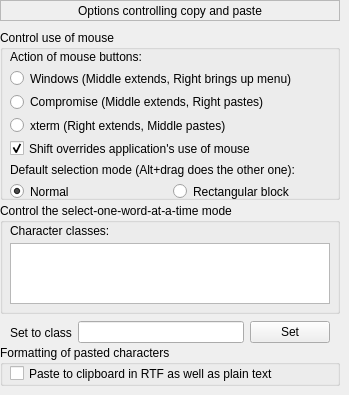
   <widget class="QWidget" name="page_11">
    <widget class="QLabel" name="label_52">
     <property name="geometry">
      <rect>
       <x>0</x>
       <y>0</y>
       <width>340</width>
       <height>21</height>
      </rect>
     </property>
     <property name="frameShape">
      <enum>QFrame::StyledPanel</enum>
     </property>
     <property name="text">
      <string>Options controlling copy and paste</string>
     </property>
     <property name="alignment">
      <set>Qt::AlignCenter</set>
     </property>
    </widget>
    <widget class="QGroupBox" name="groupBox_26">
     <property name="geometry">
      <rect>
       <x>0</x>
       <y>30</y>
       <width>340</width>
       <height>170</height>
      </rect>
     </property>
     <property name="title">
      <string>Control use of mouse</string>
     </property>
     <widget class="QWidget" name="layoutWidget21">
      <property name="geometry">
       <rect>
        <x>10</x>
        <y>20</y>
        <width>320</width>
        <height>151</height>
       </rect>
      </property>
      <layout class="QVBoxLayout" name="verticalLayout_11">
       <item>
        <widget class="QLabel" name="label_53">
         <property name="text">
          <string>Action of mouse buttons:</string>
         </property>
        </widget>
       </item>
       <item>
        <widget class="QRadioButton" name="rb_cpmouseaction_windows">
         <property name="text">
          <string>Windows (Middle extends, Right brings up menu)</string>
         </property>
        </widget>
       </item>
       <item>
        <widget class="QRadioButton" name="rb_cpmouseaction_compromise">
         <property name="text">
          <string>Compromise (Middle extends, Right pastes)</string>
         </property>
         <property name="checked">
          <bool>false</bool>
         </property>
         <property name="autoRepeat">
          <bool>false</bool>
         </property>
        </widget>
       </item>
       <item>
        <widget class="QRadioButton" name="rb_cpmouseaction_xterm">
         <property name="text">
          <string>xterm (Right extends, Middle pastes)</string>
         </property>
        </widget>
       </item>
       <item>
        <widget class="QCheckBox" name="chb_cpmouseaction_shift">
         <property name="text">
          <string>Shift overrides application's use of mouse</string>
         </property>
         <property name="checked">
          <bool>true</bool>
         </property>
        </widget>
       </item>
       <item>
        <widget class="QLabel" name="label_54">
         <property name="text">
          <string>Default selection mode (Alt+drag does the other one):</string>
         </property>
        </widget>
       </item>
       <item>
        <layout class="QHBoxLayout" name="horizontalLayout_10">
         <item>
          <widget class="QRadioButton" name="rb_cpmouseaction_defaultnormal">
           <property name="text">
            <string>Normal</string>
           </property>
           <property name="checked">
            <bool>true</bool>
           </property>
           <attribute name="buttonGroup">
            <string notr="true">buttonGroup_9</string>
           </attribute>
          </widget>
         </item>
         <item>
          <widget class="QRadioButton" name="rb_cpmouseaction_defaultrect">
           <property name="text">
            <string>Rectangular block</string>
           </property>
           <attribute name="buttonGroup">
            <string notr="true">buttonGroup_9</string>
           </attribute>
          </widget>
         </item>
        </layout>
       </item>
      </layout>
     </widget>
    </widget>
    <widget class="QGroupBox" name="groupBox_27">
     <property name="geometry">
      <rect>
       <x>0</x>
       <y>203</y>
       <width>340</width>
       <height>111</height>
      </rect>
     </property>
     <property name="title">
      <string>Control the select-one-word-at-a-time mode</string>
     </property>
     <widget class="QLabel" name="label_55">
      <property name="geometry">
       <rect>
        <x>10</x>
        <y>20</y>
        <width>320</width>
        <height>16</height>
       </rect>
      </property>
      <property name="text">
       <string>Character classes:</string>
      </property>
     </widget>
     <widget class="QListWidget" name="listWidget_4">
      <property name="geometry">
       <rect>
        <x>10</x>
        <y>40</y>
        <width>320</width>
        <height>61</height>
       </rect>
      </property>
     </widget>
    </widget>
    <widget class="QGroupBox" name="groupBox_28">
     <property name="geometry">
      <rect>
       <x>0</x>
       <y>345</y>
       <width>340</width>
       <height>41</height>
      </rect>
     </property>
     <property name="title">
      <string>Formatting of pasted characters</string>
     </property>
     <widget class="QCheckBox" name="checkBox_43">
      <property name="geometry">
       <rect>
        <x>10</x>
        <y>20</y>
        <width>320</width>
        <height>17</height>
       </rect>
      </property>
      <property name="text">
       <string>Paste to clipboard in RTF as well as plain text</string>
      </property>
     </widget>
    </widget>
    <widget class="QWidget" name="layoutWidget22">
     <property name="geometry">
      <rect>
       <x>10</x>
       <y>320</y>
       <width>320</width>
       <height>25</height>
      </rect>
     </property>
     <layout class="QHBoxLayout" name="horizontalLayout_11">
      <item>
       <widget class="QLabel" name="label_56">
        <property name="text">
         <string>Set to class</string>
        </property>
       </widget>
      </item>
      <item>
       <widget class="QLineEdit" name="lineEdit_12"/>
      </item>
      <item>
       <widget class="QPushButton" name="pushButton_4">
        <property name="text">
         <string>Set</string>
        </property>
       </widget>
      </item>
     </layout>
    </widget>
   </widget>
